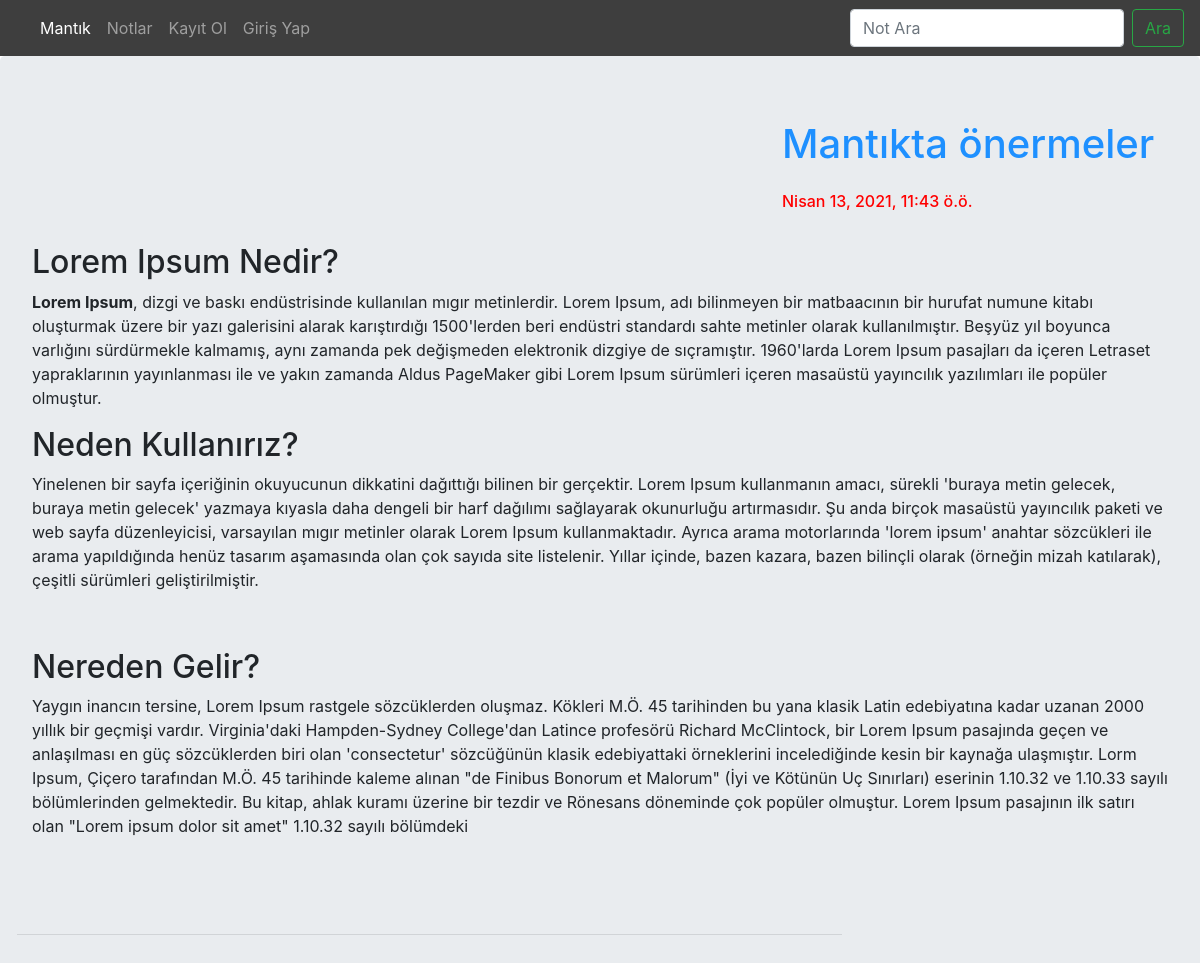
Screenshot of /not_detail/26/ with the database file from the repository.
### matematikProjectApp/models.py (models this page shows, shortened)
class Not(models.Model):
    baslık = models.CharField(max_length=75,verbose_name="Başlık")
    noticerik = RichTextField(blank=False,verbose_name="Notunuz")
    created_date = models.DateTimeField(auto_now_add=True)
    class Meta:
        verbose_name_plural = "Notlar"
        ordering = ['-created_date']

### matematikProjectApp/views.py (the view)
# urls.py: path("not_detail/<int:pk>/",mantıkProje.not_detail,name="post_detail"),
    def not_detail(self,pk):
         post_not = get_object_or_404(Not,pk=pk)
         return render(self,"detail.html",context={"post":post_not})

### templates/detail.html (shortened to what this page needs)
{%extends 'base.html'%}
{%load static%}
{%block icerik%}
<div class="jumbotron">
<div >
<h1 style = "margin:0 auto;margin-left: 750px;color:DodgerBlue">{{post.baslık}}</h1>
    <br>
    <h6 style = "margin:0 auto;margin-left: 750px;color:red;">{{post.created_date}}</h6>
    <br>
    <h2>
        {{post.noticerik|safe}}
    </h2>
    <br>
    <br>
    <hr style="width:825px;margin-left:-15px;float:right;float:left;margin-right:10px;">
</div>
</div>
{%endblock%}

### rows the page displays
Not: baslık "Mantıkta önermeler", created_date "Nisan 13, 2021, 11:43 ö.ö.", noticerik "Lorem Ipsum Nedir? Lorem Ipsum , dizgi ve baskı endüstrisinde kullanılan mıgır metinlerdir. Lorem Ipsum, adı bilinmeyen bir matbaacının bir hurufat numune kitabı oluşturmak üzere bir yazı galerisini alarak karıştırdığı 1500'lerden beri endüstri standardı sahte metinler olarak kullanılmıştır. Beşyüz yıl boyunca varlığını sürdürmekle kalmamış, aynı zamanda pek değişmeden elektronik dizgiye de sıçramıştır. 1960'larda Lorem Ipsum pasajları da içeren Letraset yapraklarının yayınlanması ile ve yakın zamanda Aldus PageMaker gibi Lorem Ipsum sürümleri içeren masaüstü yayıncılık yazılımları ile popüler olmuştur. Neden Kullanırız? Yinelenen bir sayfa içeriğinin okuyucunun dikkatini dağıttığı bilinen…"
